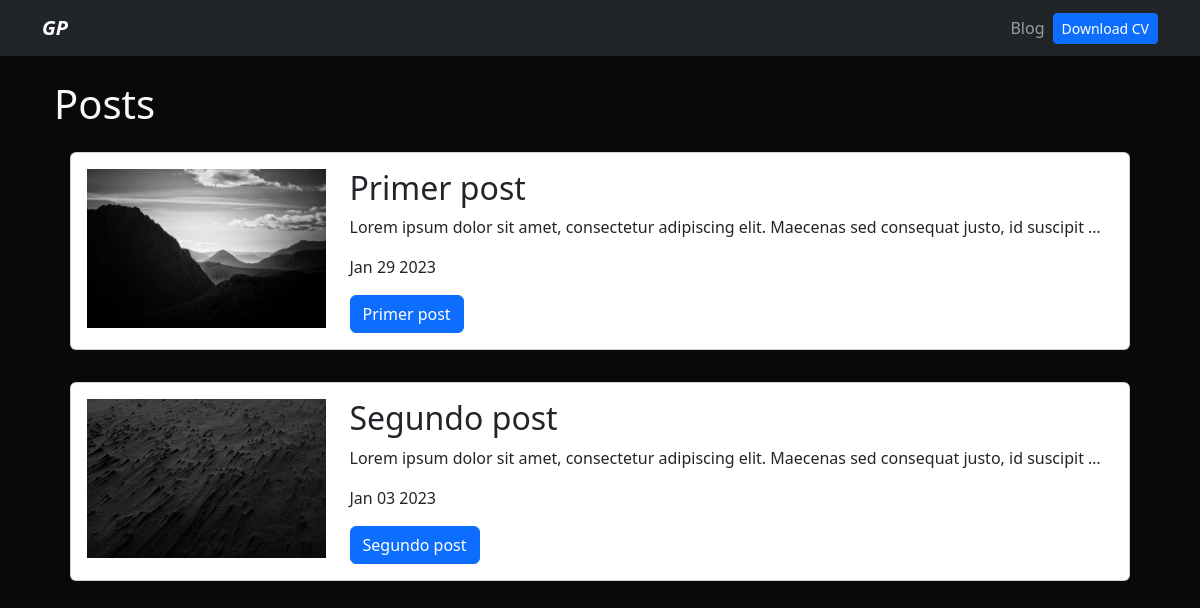
Screenshot of /blog/ with the database file from the repository.
### blog/models.py (models this page shows)
class Post(models.Model):
    title = models.CharField(max_length=50)
    content = models.TextField()
    image = models.ImageField(upload_to='blog/images')
    date = models.DateField(datetime.date.today)

### blog/views.py (the view)
# urls.py: path('', render_posts, name='posts'),
def render_posts(request):
    posts = Post.objects.all()
    return render(request, 'posts.html', {'posts':posts})

### blog/templates/posts.html
{% extends 'layout.html' %}
{% block content %}
    <h1>Posts</h1>
    {% for post in posts %}
        <div class="p-3">
            <div class="card card-body">
                <div class="row">
                    <div class="col-3">
                        <img src="{{ post.image.url }}" alt="" class="img-fluid">
                    </div>
                    <div class="col-9 text-dark">
                        <h2>{{ post.title }}</h2>
                        <p>{{ post.content|truncatechars:100|safe }}</p>
                        <p>{{ post.date|date:"M d Y" }}</p>
                        <a href="{% url 'blog:single_post' post.id %}" class="btn btn-primary">{{ post.title }}</a>
                    </div>
                </div>
            </div>
        </div>
    {% endfor %}
{% endblock %}

### static/main.css (style rules this page uses)
body { background: #090909; }

### rows the page displays
Post: image (picture), title "Primer post", content "Lorem ipsum dolor sit amet, consectetur adipiscing elit. Maecenas sed consequat justo, id suscipit …", date "Jan 29 2023"
Post: image (picture), title "Segundo post", content "Lorem ipsum dolor sit amet, consectetur adipiscing elit. Maecenas sed consequat justo, id suscipit …", date "Jan 03 2023"
